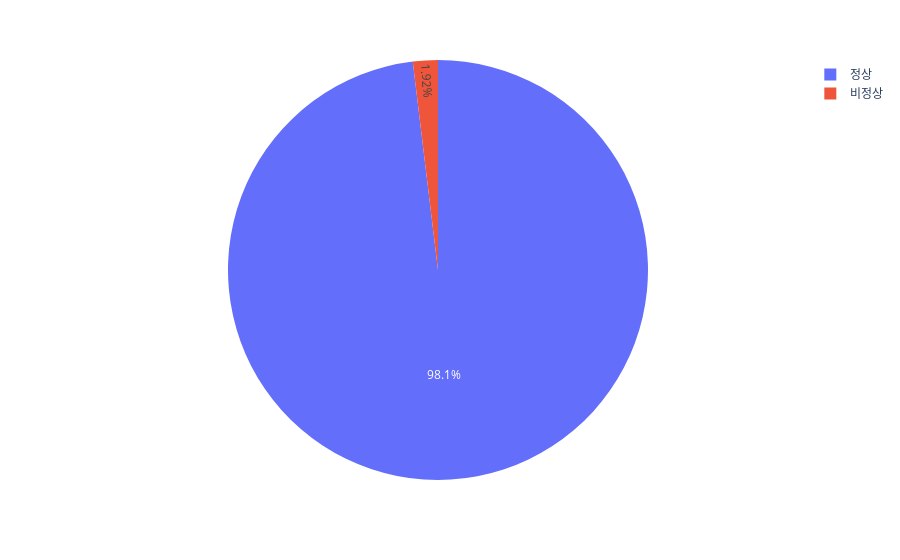

The notebook cell this image was saved under:
### Code cell
px.pie(
    df.정상여부.value_counts().reset_index(),
    values='count',
    names='정상여부'
)

### Figure 1 — Plotly figure (JSON) as saved in the notebook; plotly's stock layout.template omitted (floating-point values rounded to 4 significant figures)
{"data": [{"domain": {"x": [0, 1], "y": [0, 1]}, "hovertemplate": "정상여부=%{label}<br>count=%{value}<extra></extra>", "labels": ["정상", "비정상"], "legendgroup": "", "name": "", "showlegend": true, "type": "pie", "values": [980805, 19195]}], "layout": {"legend": {"tracegroupgap": 0}, "margin": {"t": 60}}}
